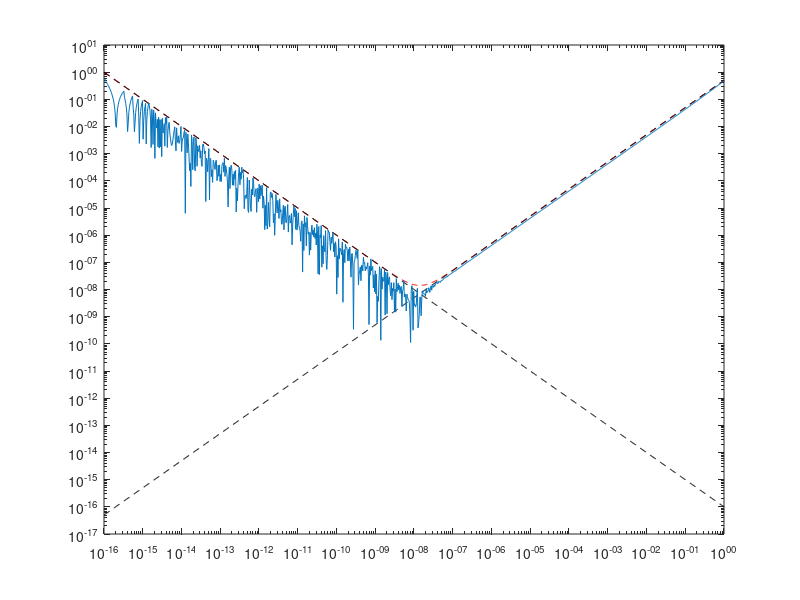

MATLAB code for this plot:
h = logspace(-16,0,1000);
truncation = h/2;
rounding = 0.0000000000000001 * h.^-1;
epsilon = truncation + rounding;
error = abs(((sin(1 + h) - sin(1)) ./ h) - cos(1));
plot(h, epsilon, h, truncation, h, rounding, h, error),loglog(h,epsilon,'--r', h, truncation, '--k', h, rounding, '--k', h, error),axis([0.0000000000000001 1 0.00000000000000001 10]);